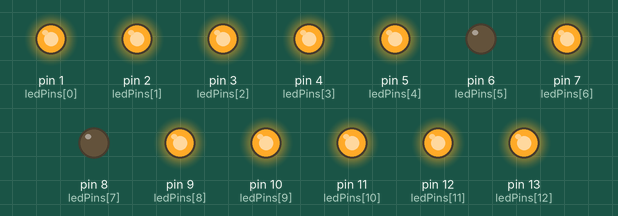
Bench run of a sketch on a simulated Arduino Uno, built with avr-gcc and run on an emulated ATmega328P. Parts: output pins drawn as LEDs (lit = HIGH).

Above: at 0.1 s.
Timing chart, 0 to 1.6 s (numbered marks = the images above):
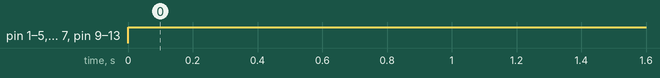

Measured:
- by itself, pin 1 (ledPins[0]), pin 2 (ledPins[1]), pin 3 (ledPins[2]), pin 4 (ledPins[3]), pin 5 (ledPins[4]), pin 7 (ledPins[6]), pin 9 (ledPins[8]), pin 10 (ledPins[9]), pin 11 (ledPins[10]), pin 12 (ledPins[11]), pin 13 (ledPins[12]): LOW → HIGH at 0.00 s

The sketch:

exp-4-code.ino
```cpp
int ledPins[13] = {1, 2, 3, 4, 5, 6, 7, 8, 9, 10, 11, 12, 13};
void setup() {
  for(int i = 0; i < 13; i++){
    pinMode(ledPins[i], OUTPUT);
  }
}

void loop() {
 // Showing 'N'
 digitalWrite(ledPins[0], HIGH);
 digitalWrite(ledPins[1], HIGH);
 digitalWrite(ledPins[2], HIGH);
 digitalWrite(ledPins[3], HIGH);
 digitalWrite(ledPins[4], HIGH);
 digitalWrite(ledPins[6], HIGH);
 digitalWrite(ledPins[8], HIGH);
 digitalWrite(ledPins[9], HIGH);
 digitalWrite(ledPins[10], HIGH);
 digitalWrite(ledPins[11], HIGH);
 digitalWrite(ledPins[12], HIGH);

}
```
